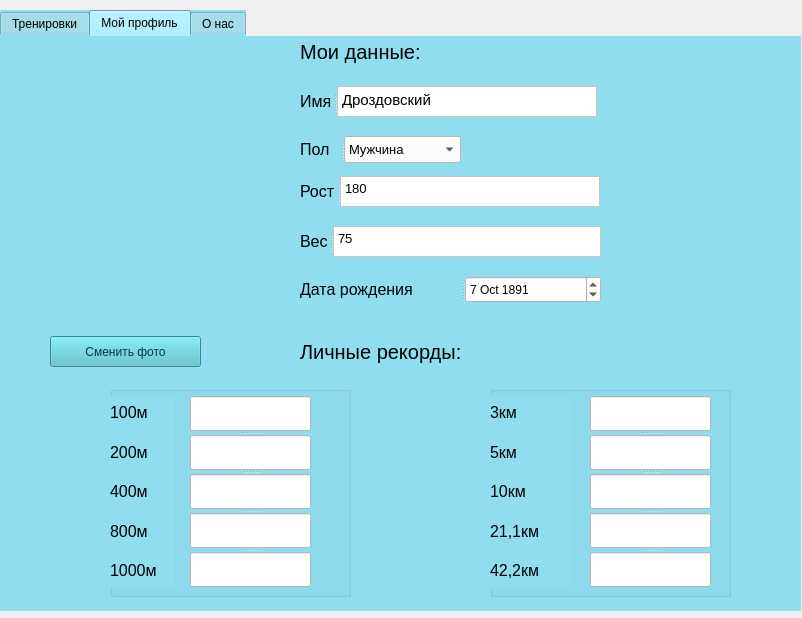
<?xml version="1.0" encoding="UTF-8"?>
<ui version="4.0">
 <class>MainWindow</class>
 <widget class="QMainWindow" name="MainWindow">
  <property name="geometry">
   <rect>
    <x>0</x>
    <y>0</y>
    <width>802</width>
    <height>618</height>
   </rect>
  </property>
  <property name="windowTitle">
   <string>Дневник тренировок</string>
  </property>
  <widget class="QWidget" name="centralwidget">
   <widget class="QTabWidget" name="tabWidget">
    <property name="geometry">
     <rect>
      <x>0</x>
      <y>10</y>
      <width>801</width>
      <height>601</height>
     </rect>
    </property>
    <property name="styleSheet">
     <string notr="true">background-color: rgb(144, 221, 240);
border-top-color: rgb(7, 57, 60);</string>
    </property>
    <property name="currentIndex">
     <number>1</number>
    </property>
    <widget class="QWidget" name="tab">
     <attribute name="title">
      <string>Тренировки</string>
     </attribute>
     <widget class="QTableWidget" name="tableWidget">
      <property name="geometry">
       <rect>
        <x>0</x>
        <y>40</y>
        <width>801</width>
        <height>521</height>
       </rect>
      </property>
      <property name="styleSheet">
       <string notr="true">background-color: rgb(240, 237, 238);</string>
      </property>
     </widget>
     <widget class="QPushButton" name="redact">
      <property name="geometry">
       <rect>
        <x>140</x>
        <y>10</y>
        <width>121</width>
        <height>25</height>
       </rect>
      </property>
      <property name="styleSheet">
       <string notr="true">background-color: rgb(80, 187, 201);
color: rgb(7, 57, 60);</string>
      </property>
      <property name="text">
       <string>Редактировать</string>
      </property>
     </widget>
     <widget class="QPushButton" name="remove_kebab">
      <property name="geometry">
       <rect>
        <x>660</x>
        <y>10</y>
        <width>121</width>
        <height>25</height>
       </rect>
      </property>
      <property name="styleSheet">
       <string notr="true">background-color: rgb(19, 165, 173);</string>
      </property>
      <property name="text">
       <string>Удалить</string>
      </property>
     </widget>
     <widget class="QPushButton" name="create">
      <property name="geometry">
       <rect>
        <x>10</x>
        <y>10</y>
        <width>121</width>
        <height>25</height>
       </rect>
      </property>
      <property name="styleSheet">
       <string notr="true">background-color: rgb(19, 165, 173);
color: rgb(7, 57, 60);</string>
      </property>
      <property name="text">
       <string>Создать</string>
      </property>
     </widget>
     <widget class="QPushButton" name="show_graph">
      <property name="geometry">
       <rect>
        <x>270</x>
        <y>10</y>
        <width>141</width>
        <height>25</height>
       </rect>
      </property>
      <property name="styleSheet">
       <string notr="true">background-color: rgb(240, 237, 238);
background-color: rgb(94, 220, 236);
color: rgb(7, 57, 60);</string>
      </property>
      <property name="text">
       <string>Показать график</string>
      </property>
     </widget>
    </widget>
    <widget class="QWidget" name="tab_2">
     <attribute name="title">
      <string>Мой профиль</string>
     </attribute>
     <widget class="QLabel" name="label">
      <property name="geometry">
       <rect>
        <x>10</x>
        <y>10</y>
        <width>251</width>
        <height>261</height>
       </rect>
      </property>
      <property name="text">
       <string/>
      </property>
      <property name="pixmap">
       <pixmap>../Изображения/qt-designer-icon.png</pixmap>
      </property>
     </widget>
     <widget class="QLabel" name="label_2">
      <property name="geometry">
       <rect>
        <x>300</x>
        <y>0</y>
        <width>151</width>
        <height>31</height>
       </rect>
      </property>
      <property name="font">
       <font>
        <pointsize>15</pointsize>
       </font>
      </property>
      <property name="text">
       <string>Мои данные:</string>
      </property>
     </widget>
     <widget class="QLabel" name="label_8">
      <property name="geometry">
       <rect>
        <x>300</x>
        <y>300</y>
        <width>221</width>
        <height>31</height>
       </rect>
      </property>
      <property name="font">
       <font>
        <pointsize>15</pointsize>
       </font>
      </property>
      <property name="text">
       <string>Личные рекорды:</string>
      </property>
     </widget>
     <widget class="QGroupBox" name="groupBox">
      <property name="geometry">
       <rect>
        <x>110</x>
        <y>350</y>
        <width>241</width>
        <height>211</height>
       </rect>
      </property>
      <property name="title">
       <string/>
      </property>
      <widget class="QWidget" name="layoutWidget">
       <property name="geometry">
        <rect>
         <x>0</x>
         <y>10</y>
         <width>64</width>
         <height>191</height>
        </rect>
       </property>
       <layout class="QVBoxLayout" name="verticalLayout">
        <item>
         <widget class="QLabel" name="label_9">
          <property name="font">
           <font>
            <pointsize>12</pointsize>
           </font>
          </property>
          <property name="text">
           <string>100м</string>
          </property>
         </widget>
        </item>
        <item>
         <widget class="QLabel" name="label_10">
          <property name="font">
           <font>
            <pointsize>12</pointsize>
           </font>
          </property>
          <property name="text">
           <string>200м</string>
          </property>
         </widget>
        </item>
        <item>
         <widget class="QLabel" name="label_11">
          <property name="font">
           <font>
            <pointsize>12</pointsize>
           </font>
          </property>
          <property name="text">
           <string>400м</string>
          </property>
         </widget>
        </item>
        <item>
         <widget class="QLabel" name="label_12">
          <property name="font">
           <font>
            <pointsize>12</pointsize>
           </font>
          </property>
          <property name="text">
           <string>800м</string>
          </property>
         </widget>
        </item>
        <item>
         <widget class="QLabel" name="label_13">
          <property name="font">
           <font>
            <pointsize>12</pointsize>
           </font>
          </property>
          <property name="text">
           <string>1000м</string>
          </property>
         </widget>
        </item>
       </layout>
      </widget>
      <widget class="QSplitter" name="splitter_6">
       <property name="geometry">
        <rect>
         <x>80</x>
         <y>10</y>
         <width>121</width>
         <height>191</height>
        </rect>
       </property>
       <property name="orientation">
        <enum>Qt::Vertical</enum>
       </property>
       <widget class="QLineEdit" name="m100">
        <property name="styleSheet">
         <string notr="true">background-color: rgb(255, 255, 255);</string>
        </property>
       </widget>
       <widget class="QLineEdit" name="m200">
        <property name="styleSheet">
         <string notr="true">background-color: rgb(255, 255, 255);</string>
        </property>
       </widget>
       <widget class="QLineEdit" name="m400">
        <property name="styleSheet">
         <string notr="true">background-color: rgb(255, 255, 255);</string>
        </property>
       </widget>
       <widget class="QLineEdit" name="m800">
        <property name="styleSheet">
         <string notr="true">background-color: rgb(255, 255, 255);</string>
        </property>
       </widget>
       <widget class="QLineEdit" name="m1000">
        <property name="styleSheet">
         <string notr="true">background-color: rgb(255, 255, 255);</string>
        </property>
       </widget>
      </widget>
     </widget>
     <widget class="QGroupBox" name="groupBox_2">
      <property name="geometry">
       <rect>
        <x>490</x>
        <y>350</y>
        <width>241</width>
        <height>211</height>
       </rect>
      </property>
      <property name="title">
       <string/>
      </property>
      <widget class="QWidget" name="layoutWidget">
       <property name="geometry">
        <rect>
         <x>0</x>
         <y>10</y>
         <width>81</width>
         <height>191</height>
        </rect>
       </property>
       <layout class="QVBoxLayout" name="verticalLayout_2">
        <item>
         <widget class="QLabel" name="label_14">
          <property name="font">
           <font>
            <pointsize>12</pointsize>
           </font>
          </property>
          <property name="text">
           <string>3км</string>
          </property>
         </widget>
        </item>
        <item>
         <widget class="QLabel" name="label_15">
          <property name="font">
           <font>
            <pointsize>12</pointsize>
           </font>
          </property>
          <property name="text">
           <string>5км</string>
          </property>
         </widget>
        </item>
        <item>
         <widget class="QLabel" name="label_16">
          <property name="font">
           <font>
            <pointsize>12</pointsize>
           </font>
          </property>
          <property name="text">
           <string>10км</string>
          </property>
         </widget>
        </item>
        <item>
         <widget class="QLabel" name="label_17">
          <property name="font">
           <font>
            <pointsize>12</pointsize>
           </font>
          </property>
          <property name="text">
           <string>21,1км</string>
          </property>
         </widget>
        </item>
        <item>
         <widget class="QLabel" name="label_18">
          <property name="font">
           <font>
            <pointsize>12</pointsize>
           </font>
          </property>
          <property name="text">
           <string>42,2км</string>
          </property>
         </widget>
        </item>
       </layout>
      </widget>
      <widget class="QSplitter" name="splitter_7">
       <property name="geometry">
        <rect>
         <x>100</x>
         <y>10</y>
         <width>121</width>
         <height>191</height>
        </rect>
       </property>
       <property name="orientation">
        <enum>Qt::Vertical</enum>
       </property>
       <widget class="QLineEdit" name="m100_2">
        <property name="styleSheet">
         <string notr="true">background-color: rgb(255, 255, 255);</string>
        </property>
       </widget>
       <widget class="QLineEdit" name="m200_2">
        <property name="styleSheet">
         <string notr="true">background-color: rgb(255, 255, 255);</string>
        </property>
       </widget>
       <widget class="QLineEdit" name="m400_2">
        <property name="styleSheet">
         <string notr="true">background-color: rgb(255, 255, 255);</string>
        </property>
       </widget>
       <widget class="QLineEdit" name="m800_2">
        <property name="styleSheet">
         <string notr="true">background-color: rgb(255, 255, 255);</string>
        </property>
       </widget>
       <widget class="QLineEdit" name="m1000_2">
        <property name="styleSheet">
         <string notr="true">background-color: rgb(255, 255, 255);</string>
        </property>
       </widget>
      </widget>
     </widget>
     <widget class="QPushButton" name="changePhoto">
      <property name="geometry">
       <rect>
        <x>50</x>
        <y>300</y>
        <width>151</width>
        <height>31</height>
       </rect>
      </property>
      <property name="styleSheet">
       <string notr="true">background-color: rgb(80, 187, 201);
color: rgb(7, 57, 60);</string>
      </property>
      <property name="text">
       <string>Сменить фото</string>
      </property>
     </widget>
     <widget class="QSplitter" name="splitter">
      <property name="geometry">
       <rect>
        <x>300</x>
        <y>50</y>
        <width>297</width>
        <height>31</height>
       </rect>
      </property>
      <property name="orientation">
       <enum>Qt::Horizontal</enum>
      </property>
      <widget class="QLabel" name="label_4">
       <property name="font">
        <font>
         <pointsize>12</pointsize>
        </font>
       </property>
       <property name="text">
        <string>Имя</string>
       </property>
      </widget>
      <widget class="QPlainTextEdit" name="username">
       <property name="font">
        <font>
         <pointsize>11</pointsize>
        </font>
       </property>
       <property name="styleSheet">
        <string notr="true">background-color: rgb(255, 255, 255);</string>
       </property>
       <property name="plainText">
        <string>Дроздовский</string>
       </property>
      </widget>
     </widget>
     <widget class="QSplitter" name="splitter_2">
      <property name="geometry">
       <rect>
        <x>300</x>
        <y>100</y>
        <width>161</width>
        <height>27</height>
       </rect>
      </property>
      <property name="orientation">
       <enum>Qt::Horizontal</enum>
      </property>
      <widget class="QLabel" name="label_3">
       <property name="font">
        <font>
         <pointsize>12</pointsize>
        </font>
       </property>
       <property name="text">
        <string>Пол</string>
       </property>
      </widget>
      <widget class="QComboBox" name="comboBox">
       <property name="font">
        <font>
         <pointsize>10</pointsize>
        </font>
       </property>
       <property name="styleSheet">
        <string notr="true">background-color: rgb(255, 255, 255);</string>
       </property>
       <item>
        <property name="text">
         <string>Мужчина</string>
        </property>
       </item>
       <item>
        <property name="text">
         <string>Женщина</string>
        </property>
       </item>
      </widget>
     </widget>
     <widget class="QSplitter" name="splitter_3">
      <property name="geometry">
       <rect>
        <x>300</x>
        <y>140</y>
        <width>300</width>
        <height>31</height>
       </rect>
      </property>
      <property name="orientation">
       <enum>Qt::Horizontal</enum>
      </property>
      <widget class="QLabel" name="label_5">
       <property name="font">
        <font>
         <pointsize>12</pointsize>
        </font>
       </property>
       <property name="text">
        <string>Рост</string>
       </property>
      </widget>
      <widget class="QPlainTextEdit" name="height">
       <property name="font">
        <font>
         <pointsize>10</pointsize>
        </font>
       </property>
       <property name="styleSheet">
        <string notr="true">background-color: rgb(255, 255, 255);</string>
       </property>
       <property name="plainText">
        <string>180</string>
       </property>
      </widget>
     </widget>
     <widget class="QSplitter" name="splitter_4">
      <property name="geometry">
       <rect>
        <x>300</x>
        <y>190</y>
        <width>301</width>
        <height>31</height>
       </rect>
      </property>
      <property name="orientation">
       <enum>Qt::Horizontal</enum>
      </property>
      <widget class="QLabel" name="label_6">
       <property name="font">
        <font>
         <pointsize>12</pointsize>
        </font>
       </property>
       <property name="text">
        <string>Вес</string>
       </property>
      </widget>
      <widget class="QPlainTextEdit" name="weight">
       <property name="font">
        <font>
         <pointsize>10</pointsize>
        </font>
       </property>
       <property name="styleSheet">
        <string notr="true">background-color: rgb(255, 255, 255);</string>
       </property>
       <property name="plainText">
        <string>75</string>
       </property>
      </widget>
     </widget>
     <widget class="QSplitter" name="splitter_5">
      <property name="geometry">
       <rect>
        <x>300</x>
        <y>240</y>
        <width>301</width>
        <height>27</height>
       </rect>
      </property>
      <property name="orientation">
       <enum>Qt::Horizontal</enum>
      </property>
      <widget class="QLabel" name="label_7">
       <property name="font">
        <font>
         <pointsize>12</pointsize>
        </font>
       </property>
       <property name="text">
        <string>Дата рождения</string>
       </property>
      </widget>
      <widget class="QDateEdit" name="dateEdit">
       <property name="font">
        <font>
         <pointsize>9</pointsize>
        </font>
       </property>
       <property name="styleSheet">
        <string notr="true">background-color: rgb(255, 255, 255);</string>
       </property>
       <property name="dateTime">
        <datetime>
         <hour>0</hour>
         <minute>0</minute>
         <second>0</second>
         <year>1891</year>
         <month>10</month>
         <day>7</day>
        </datetime>
       </property>
      </widget>
     </widget>
    </widget>
    <widget class="QWidget" name="tab_3">
     <attribute name="title">
      <string>О нас</string>
     </attribute>
     <widget class="QLabel" name="label_19">
      <property name="geometry">
       <rect>
        <x>20</x>
        <y>60</y>
        <width>771</width>
        <height>121</height>
       </rect>
      </property>
      <property name="font">
       <font>
        <pointsize>9</pointsize>
       </font>
      </property>
      <property name="text">
       <string>Не следует никому давать советы и пользоваться чужими советами, 
кроме общего совета – правила каждому – следовать велениям души и действовать смело.

©Никколо Макиавелли</string>
      </property>
     </widget>
    </widget>
   </widget>
  </widget>
 </widget>
 <resources/>
 <connections/>
</ui>
